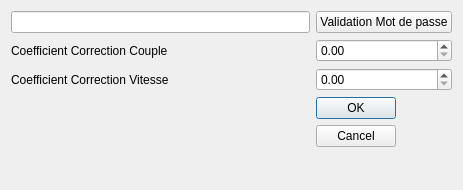
<?xml version="1.0" encoding="UTF-8"?>
<ui version="4.0">
 <class>config</class>
 <widget class="QDialog" name="config">
  <property name="geometry">
   <rect>
    <x>0</x>
    <y>0</y>
    <width>463</width>
    <height>190</height>
   </rect>
  </property>
  <property name="windowTitle">
   <string>Dialog</string>
  </property>
  <layout class="QGridLayout" name="gridLayout">
   <item row="1" column="0">
    <widget class="QLineEdit" name="le_passwd">
     <property name="inputMethodHints">
      <set>Qt::ImhHiddenText|Qt::ImhNoAutoUppercase|Qt::ImhNoPredictiveText|Qt::ImhSensitiveData</set>
     </property>
     <property name="echoMode">
      <enum>QLineEdit::Password</enum>
     </property>
    </widget>
   </item>
   <item row="3" column="0">
    <widget class="QLabel" name="label_3">
     <property name="text">
      <string>Coefficient Correction Vitesse</string>
     </property>
    </widget>
   </item>
   <item row="4" column="1">
    <widget class="QDialogButtonBox" name="buttonBox">
     <property name="orientation">
      <enum>Qt::Vertical</enum>
     </property>
     <property name="standardButtons">
      <set>QDialogButtonBox::Cancel|QDialogButtonBox::Ok</set>
     </property>
    </widget>
   </item>
   <item row="1" column="1">
    <widget class="QPushButton" name="passwd_button">
     <property name="text">
      <string>Validation Mot de passe</string>
     </property>
    </widget>
   </item>
   <item row="2" column="0">
    <widget class="QLabel" name="label_2">
     <property name="text">
      <string>Coefficient Correction Couple</string>
     </property>
    </widget>
   </item>
   <item row="4" column="0">
    <widget class="QLabel" name="label">
     <property name="text">
      <string/>
     </property>
     <property name="pixmap">
      <pixmap resource="ressource.qrc">:/Logo_ecl.png</pixmap>
     </property>
     <property name="scaledContents">
      <bool>true</bool>
     </property>
    </widget>
   </item>
   <item row="2" column="1">
    <widget class="QDoubleSpinBox" name="sp_c"/>
   </item>
   <item row="3" column="1">
    <widget class="QDoubleSpinBox" name="sp_v"/>
   </item>
  </layout>
 </widget>
 <resources>
  <include location="ressource.qrc"/>
 </resources>
 <connections>
  <connection>
   <sender>buttonBox</sender>
   <signal>accepted()</signal>
   <receiver>config</receiver>
   <slot>accept()</slot>
   <hints>
    <hint type="sourcelabel">
     <x>248</x>
     <y>254</y>
    </hint>
    <hint type="destinationlabel">
     <x>157</x>
     <y>274</y>
    </hint>
   </hints>
  </connection>
  <connection>
   <sender>buttonBox</sender>
   <signal>rejected()</signal>
   <receiver>config</receiver>
   <slot>reject()</slot>
   <hints>
    <hint type="sourcelabel">
     <x>316</x>
     <y>260</y>
    </hint>
    <hint type="destinationlabel">
     <x>286</x>
     <y>274</y>
    </hint>
   </hints>
  </connection>
 </connections>
</ui>
